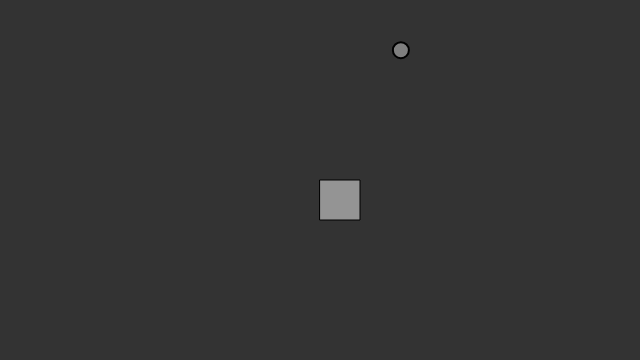
Frame 1 (no input)
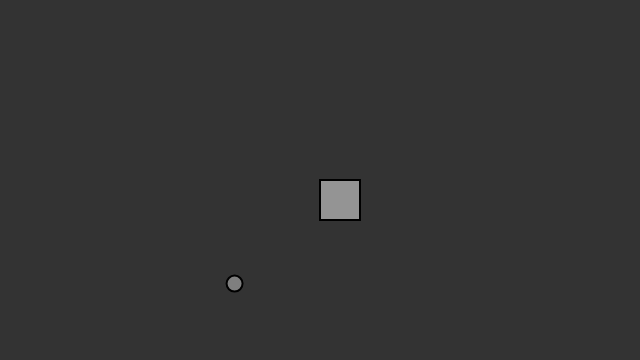
Frame 60 (no input)
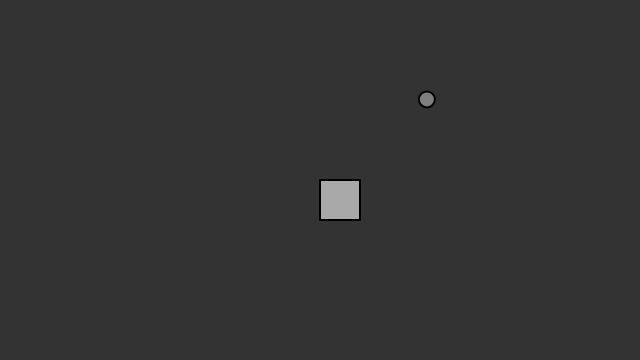
Frame 120 (the mouse pressed at the canvas centre since frame 60)

The p5.js sketch that drew these frames (run headless with seeded random() and noise() and a simulated clock; from frame 60 on, the mouse is pressed at the canvas centre):

// p5.js sketch
// ── sketch.js
let mover;

function setup() {
  // createCanvas(window.innerWidth - 20, window.innerHeight - 20);
  createCanvas(640, 360);

  this.movers = [];
  this.attractors = [];
  var amount = 1;

  for (var i = 0; i < amount; i++) {
    this.addMover(1, 400, 50);
  }

  this.addAttractor(20, width / 2, height / 2);
}
function addAttractor(m, x, y) {
  const attractor = new Attractor(m, x, y);
  this.attractors.push(attractor);
}

function addMover(mass, x, y) {
  var mover = new Mover(mass, x, y);
  this.movers.push(mover);
}

function mousePressed(e) {
  // this.addMover(random(1, 5), e.clientX, e.clientY);
  this.addAttractor(20, e.clientX, e.clientY);
}
function mouseReleased() {
  this.mouseDown = false;
}

function draw() {
  background(51);

  for (var i = 0; i < this.movers.length; i++) {
    var mover = this.movers[i];

    for (var j = 0; j < this.attractors.length; j++) {
      const attractor = this.attractors[j];
      attractor.display();
      mover.applyForce(attractor.attract(mover));
    }

    mover.update();
    mover.display();
  }
}

// ── attractor.js
const G = 1;
class Attractor {
  constructor(mass, x, y) {
    this.position = createVector(x, y);
    this.mass = mass;
  }

  attract(mover) {
    var force = p5.Vector.sub(this.position, mover.position);
    let distance = force.mag();
    distance = constrain(distance, 5, 25);
    force.normalize();
    // const strength = (G * this.mass * mover.mass) / (distance * distance);

    //weak when close, strong when far away
    const strength = distance / 100;
    force.mult(strength);

    return force;
  }

  display() {
    stroke(0);
    fill(175, 200);
    rect(this.position.x, this.position.y, this.mass * 2, this.mass * 2);
  }
}

// ── liquid.js
class Liquid {
  constructor(x, y, width, height) {
    this.x = x;
    this.y = y;
    this.width = width;
    this.height = height;
    this.drag=0.1;
  }

  contains(position) {
    return (
      position.x > this.x &&
      position.x < this.x + this.width &&
      position.y > this.y &&
      position.y < this.y + this.height
    );
  }

  display() {
    stroke(0);
    fill(175);
    rect(this.x, this.y, this.width, this.height);
  }
}

// ── mover.js
class Mover {
  constructor(mass, x, y) {
    this.position = createVector(x, y);
    this.velocity = createVector(1,0);
    this.acceleration = createVector(0,0);
    this.mass = mass;
  }

  applyForce(force) {
    var f = p5.Vector.div(force, this.mass);
    this.acceleration.add(f);
  }

  drag(coefficientOfDrag) {
    //apply drag. speed squared * coeffiecient of drag * opposite direction of velocity
    const speed = this.velocity.mag();
    var dragMagnitude = speed * speed * coefficientOfDrag;
    var drag = this.velocity.copy();
    drag.mult(-1);
    drag.normalize();
    drag.mult(dragMagnitude);
    this.applyForce(drag);
  }

  checkEdges() {
    const dampening = -0.98;
    if (this.position.x > width) {
      this.position.x = width;
      this.velocity.x *= dampening;
    } else if (this.position.x < 0) {
      this.position.x = 0;
      this.velocity.x *= dampening;
    }
    if (this.position.y > height) {
      this.position.y = height;
      this.velocity.y *= dampening;
    } else if (this.position.y < 0) {
      this.position.y = 0;
      this.velocity.y *= dampening;
    }
  }

  update() {
    this.velocity.add(this.acceleration);
    this.position.add(this.velocity);
    this.acceleration.mult(0);
  }

  display() {
    stroke(0);
    strokeWeight(2);
    fill(127);
    ellipse(this.position.x, this.position.y, this.mass * 16, this.mass * 16);
  }
}
